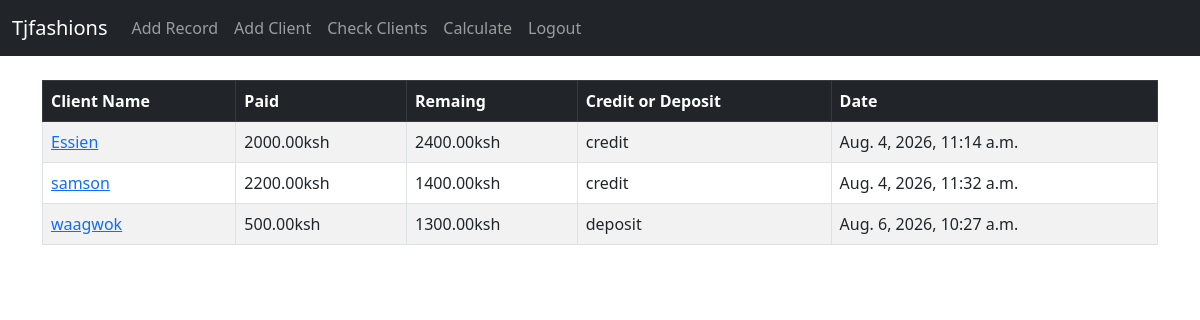
The page /show_client/ (signed in) on the database its author committed.
### inventory/models.py (models this page shows, shortened)
class Client(models.Model):
		created_at = models.DateTimeField(auto_now_add=True)
		client_name = models.CharField(max_length=200,default="client")
		paid = models.DecimalField(max_digits=10, decimal_places=2, default=0)
		remaining = models.DecimalField(max_digits=10, decimal_places=2, default=0)
		credit_deposit= models.CharField(max_length=50)

### inventory/views.py (the view)
# urls.py: path('show_client/', views.show_client, name='show_client'),
def show_client(request):
	if request.user.is_authenticated:
		client_records = Client.objects.all()
		return render(request, 'inventory/show_client.html', {'client_records':client_records})
	else:
		messages.success(request, "You Must Be Logged In To View That Page...")
		return redirect('home')

### inventory/templates/inventory/show_client.html (shortened to what this page needs)
{% extends "inventory/base.html"%}
{% block content%}
    {% if user.is_authenticated %}
    <table class="table table-striped table-hover table-bordered">
        <thead class="table-dark">
          <tr>
            <th scope="col">Client Name</th>
            <th scope="col">Paid</th>
            <th scope="col">Remaing </th>
            <th scope="col">Credit or Deposit </th>
            <th scope="col">Date</th>
          </tr>
        </thead>
        <tbody>
      {% if client_records %}
          {% for client_record in client_records %}
              <tr>
                  <td><a href="{% url 'client' client_record.id %}">{{ client_record.client_name }}</td></a>
                  <td>{{ client_record.paid}}ksh</td>
                  <td>{{ client_record.remaining }}ksh</td>
                  <td>{{ client_record.credit_deposit}}</td>
                  <td>{{ client_record.created_at }}</td>
              </tr>
      {% endfor %}
    {%endif %}
{% endif %}
{% endblock%}

### rows shown on the page
Client: client_name "Essien", paid "2000.00", remaining "2400.00", credit_deposit "credit", created_at "Aug. 4, 2026, 11:14 a.m."
Client: client_name "samson", paid "2200.00", remaining "1400.00", credit_deposit "credit", created_at "Aug. 4, 2026, 11:32 a.m."
Client: client_name "waagwok", paid "500.00", remaining "1300.00", credit_deposit "deposit", created_at "Aug. 6, 2026, 10:27 a.m."
